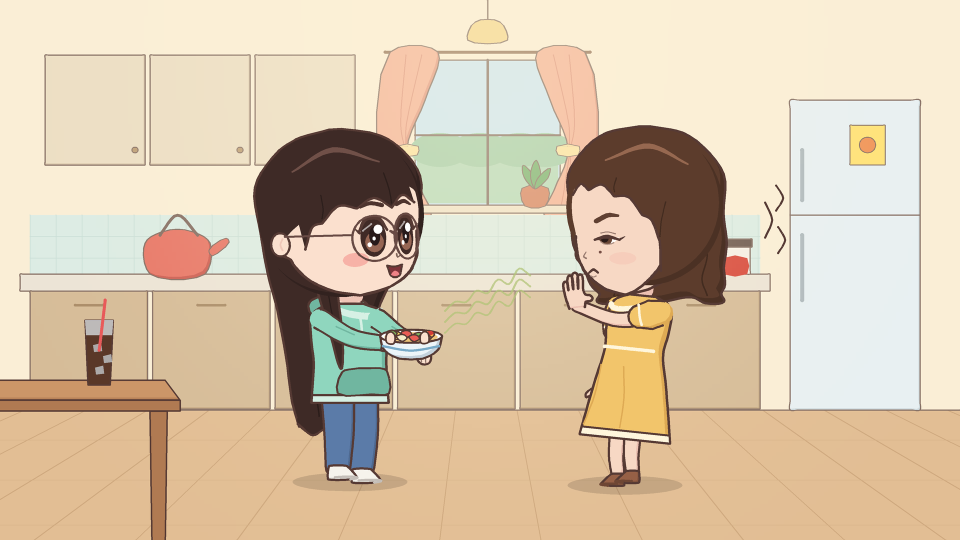
#> input picture experiments/prototype_v2/v2b_approved/scene_test.png, 1920 x 1080 px (shown at 1/2 size)
$ python -i filmic.py   (imports and definitions only)
#> lines starting #> are read from the running program, lines starting #| are printed output that depends on the picture
#> further down, picture is the input picture: PIL image 1920x1080 RGB; mean R, G, B 215.8, 197.5, 171.6
"""Optional "filmic" look for the flat illustrations (VISUAL_LOOK=filmic): fine surface texture, soft bloom around lights,
an S-curve with warm highlights and cool shadows. Pure Pillow. Highlights are compressed (soft knee) so whites never burn out."""

from __future__ import annotations

from PIL import Image, ImageChops, ImageFilter


def _knee(v: int) -> int:
    return v if v < 205 else int(205 + (v - 205) * 0.45)


def _curve(v: int) -> int:
    t = v / 255
    return int(255 * (t * 0.55 + (t * t * (3 - 2 * t)) * 0.45))


def filmic(img: Image.Image) -> Image.Image:
    rgb = img.convert("RGB")
    w, h = rgb.size
#> w = 1920; h = 1080
    # 1) surface texture: multi-scale noise nudges brightness (concrete, brushed metal, skin) at low amplitude
    tex = Image.new("L", (w, h), 128)
#> tex: PIL image 1920x1080 L; every value is 128
    for scale, amp in ((2, 0.05), (6, 0.035), (24, 0.03)):
        n = Image.effect_noise((max(2, w // scale), max(2, h // scale)), 40).resize((w, h), Image.BICUBIC)
        n = n.point(lambda v, a=amp: int(128 + (v - 128) * a))
        tex = ImageChops.add(tex, n, 1.0, -128)
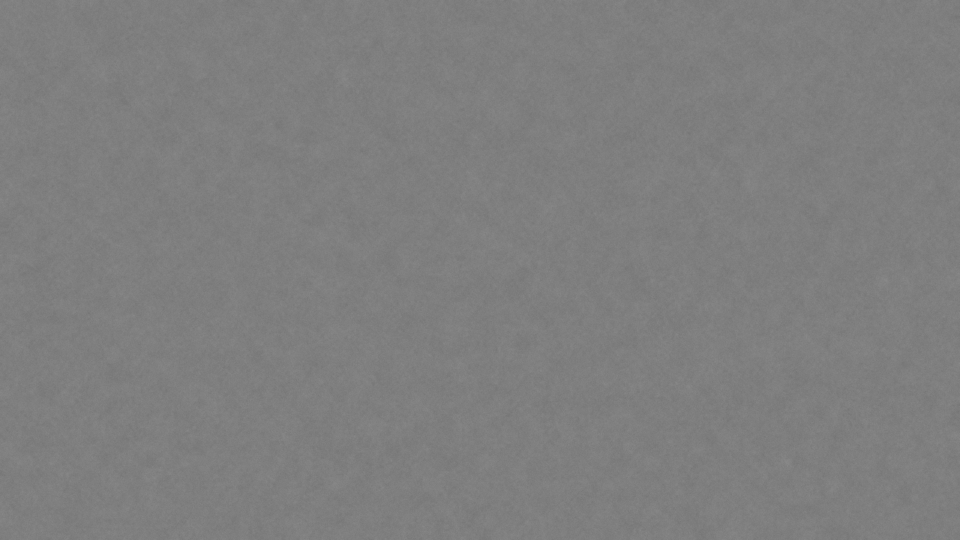
#> tex: PIL image 1920x1080 L (shown at 1/2 size); min 116, max 137, mean 126.5
    tex_rgb = Image.merge("RGB", (tex, tex, tex))
    out = ImageChops.add(rgb, tex_rgb, 1.0, -128)
    # 2) bloom: only genuinely bright areas glow, kept modest
    lum = out.convert("L").point(lambda v: max(0, v - 200) * 3)
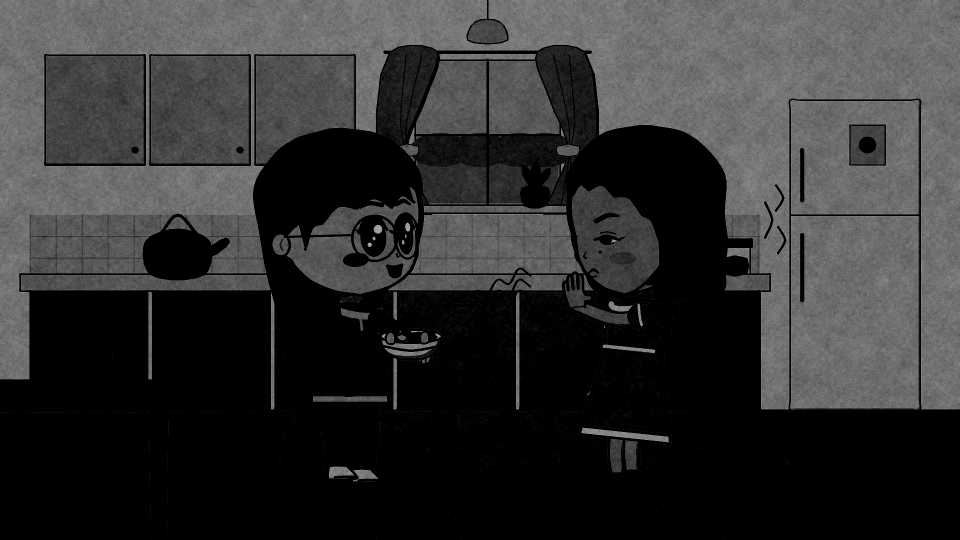
#> lum: PIL image 1920x1080 L (shown at 1/2 size); min 0, max 165, mean 49.4
    glow = lum.filter(ImageFilter.GaussianBlur(max(6, h // 55)))
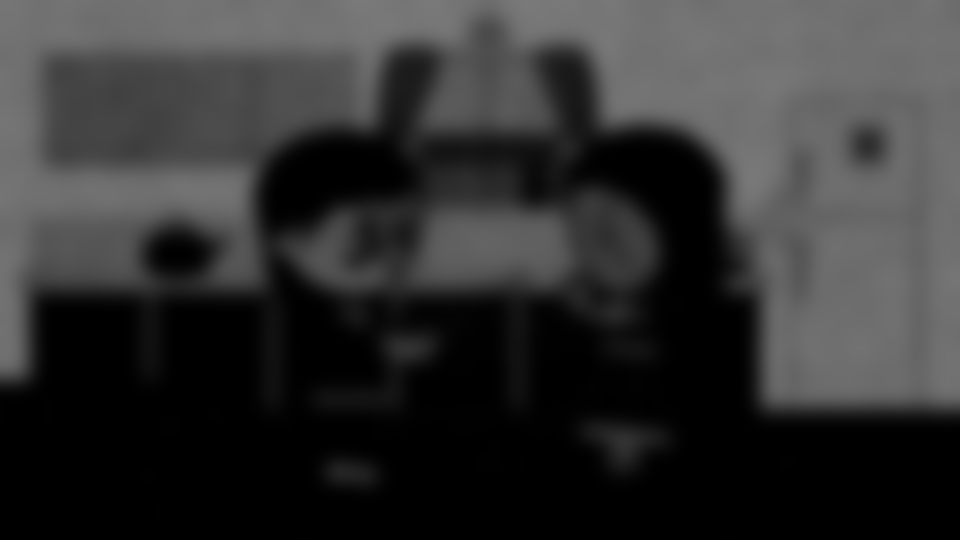
#> glow: PIL image 1920x1080 L (shown at 1/2 size); min 0, max 122, mean 49.4
    glow_rgb = ImageChops.multiply(out, Image.merge("RGB", (glow, glow, glow))).point(lambda v: int(v * 0.55))
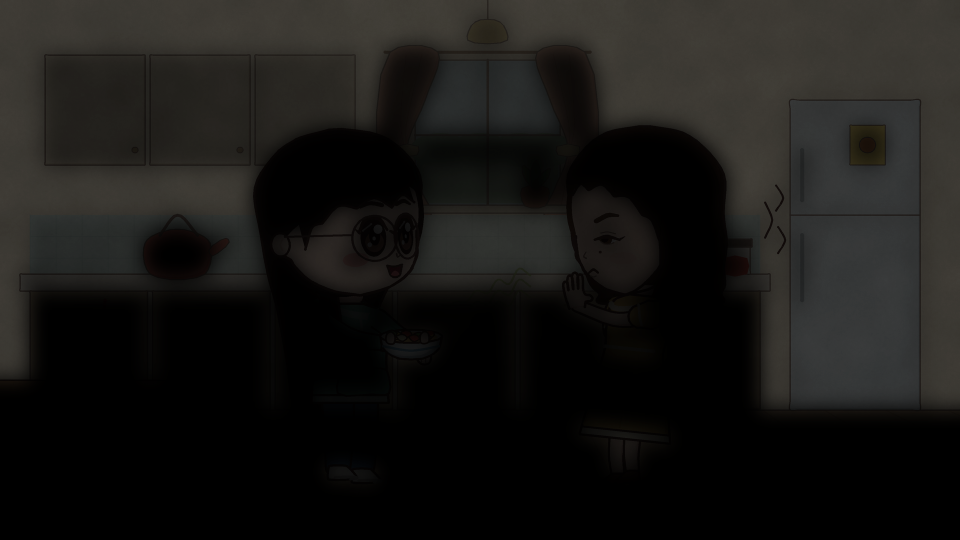
#> glow_rgb: PIL image 1920x1080 RGB (shown at 1/2 size); mean R, G, B 24.5, 23.6, 21.6
    out = ImageChops.screen(out, glow_rgb)
    # 3) tone: soft highlight knee + gentle S-curve, then split-tone (warm highlights, cool shadows)
    out = out.point(_knee).point(_curve)
    r, g, b = out.split()
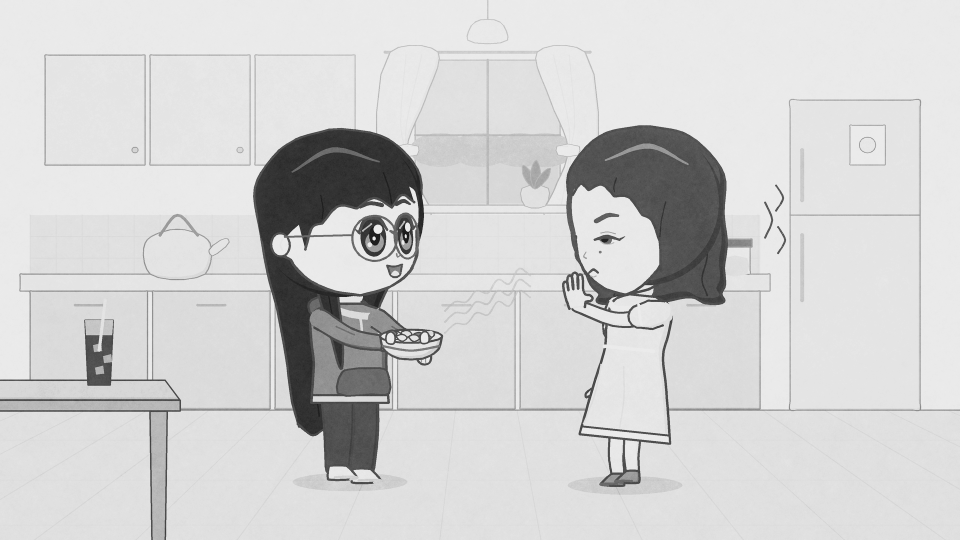
#> r: PIL image 1920x1080 L (shown at 1/2 size); min 9, max 235, mean 209.3
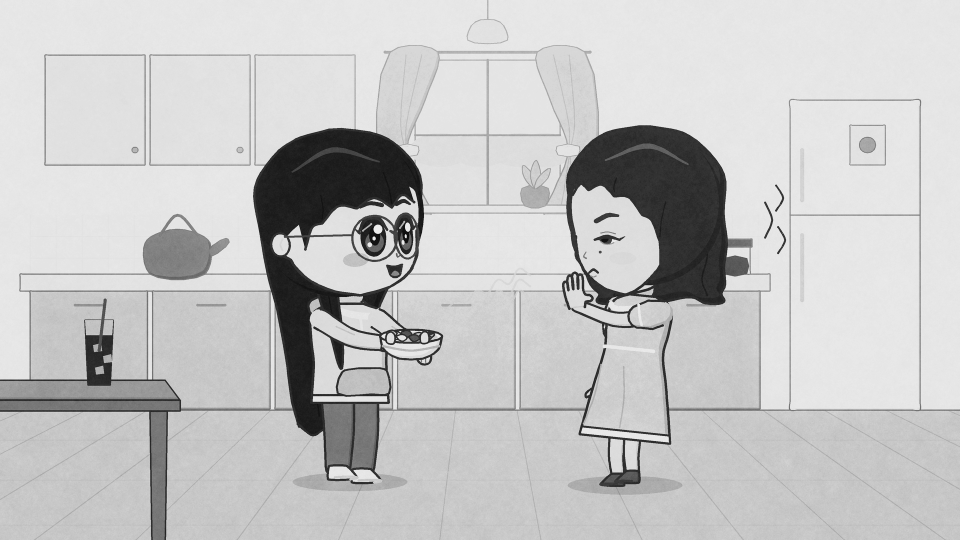
#> g: PIL image 1920x1080 L (shown at 1/2 size); min 0, max 235, mean 196.8
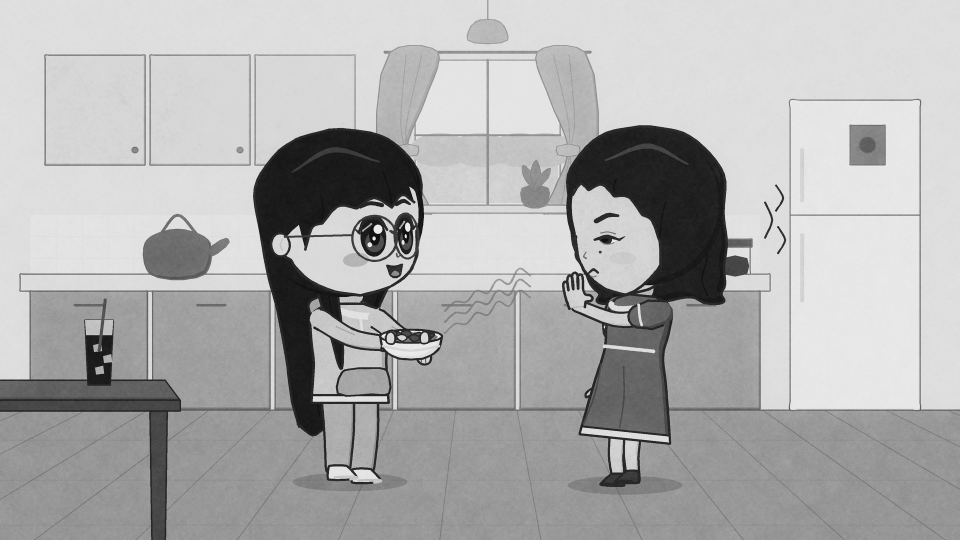
#> b: PIL image 1920x1080 L (shown at 1/2 size); min 0, max 235, mean 174.4
    r = r.point(lambda v: min(255, v + int(8 * v / 255) - int(3 * (255 - v) / 255)))
    b = b.point(lambda v: min(255, max(0, v - int(6 * v / 255) + int(7 * (255 - v) / 255))))
    return Image.merge("RGB", (r, g, b))

>>> from PIL import Image
>>> picture = Image.open('../../../experiments/prototype_v2/v2b_approved/scene_test.png')
>>> result = filmic(picture)

$ run again, on experiments/prototype_v2/v2b_approved/sheet_mom.png
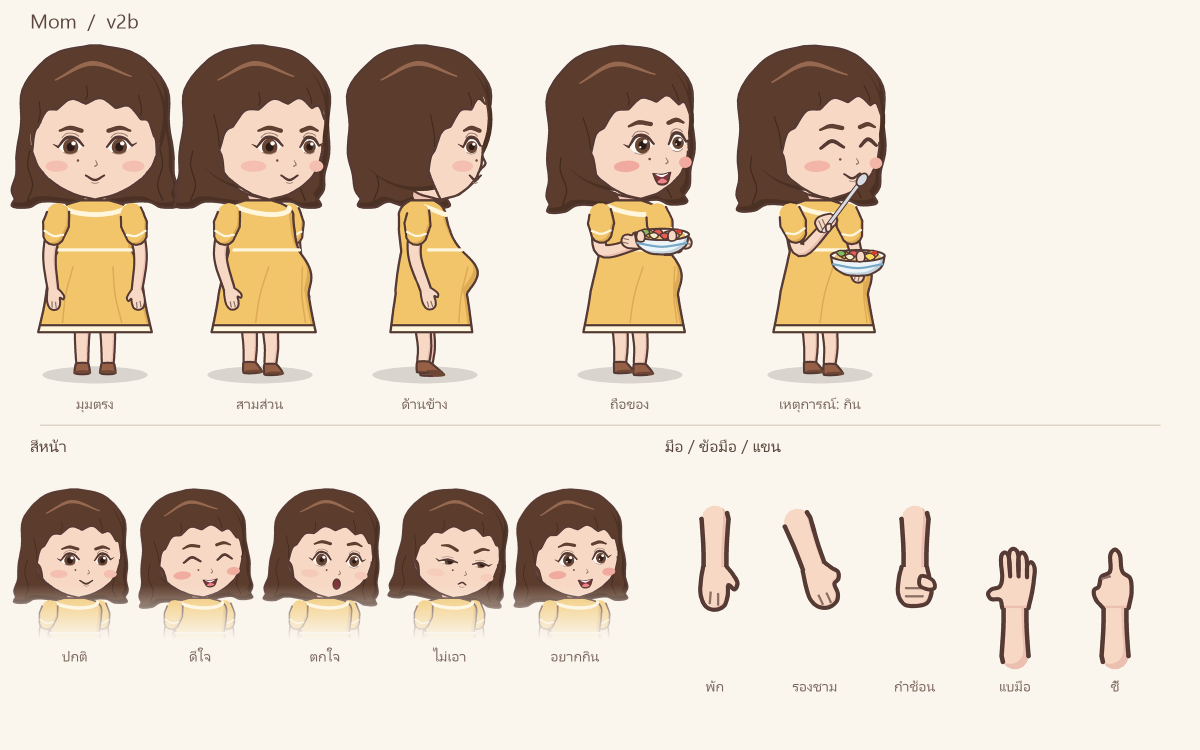
#> input picture experiments/prototype_v2/v2b_approved/sheet_mom.png, 2400 x 1500 px (shown at 1/2 size)
#> picture is the input picture: PIL image 2400x1500 RGB; mean R, G, B 225.7, 213.6, 199.8
#> in filmic, `glow_rgb = ImageChops.multiply(out, Image.merge("RGB", (glow, glow, gl..`:
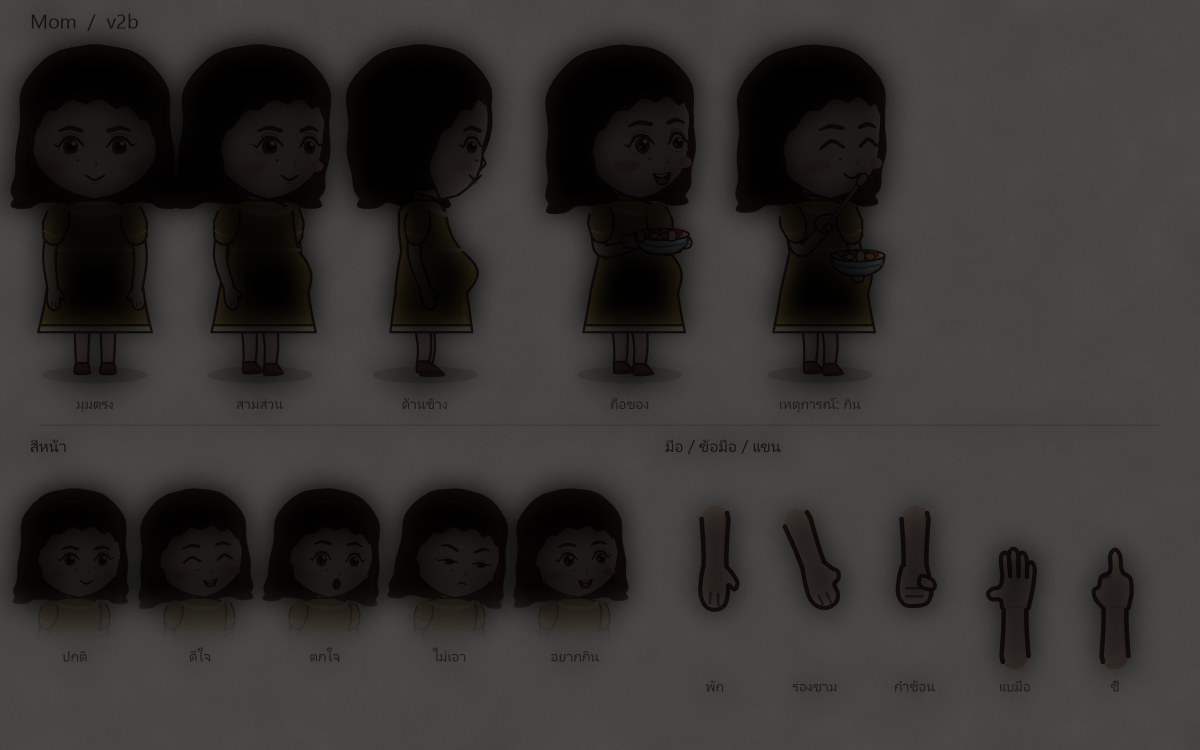
#> glow_rgb: PIL image 2400x1500 RGB (shown at 1/2 size); mean R, G, B 51, 49.4, 47.4
#> in filmic, `r, g, b = out.split()`:
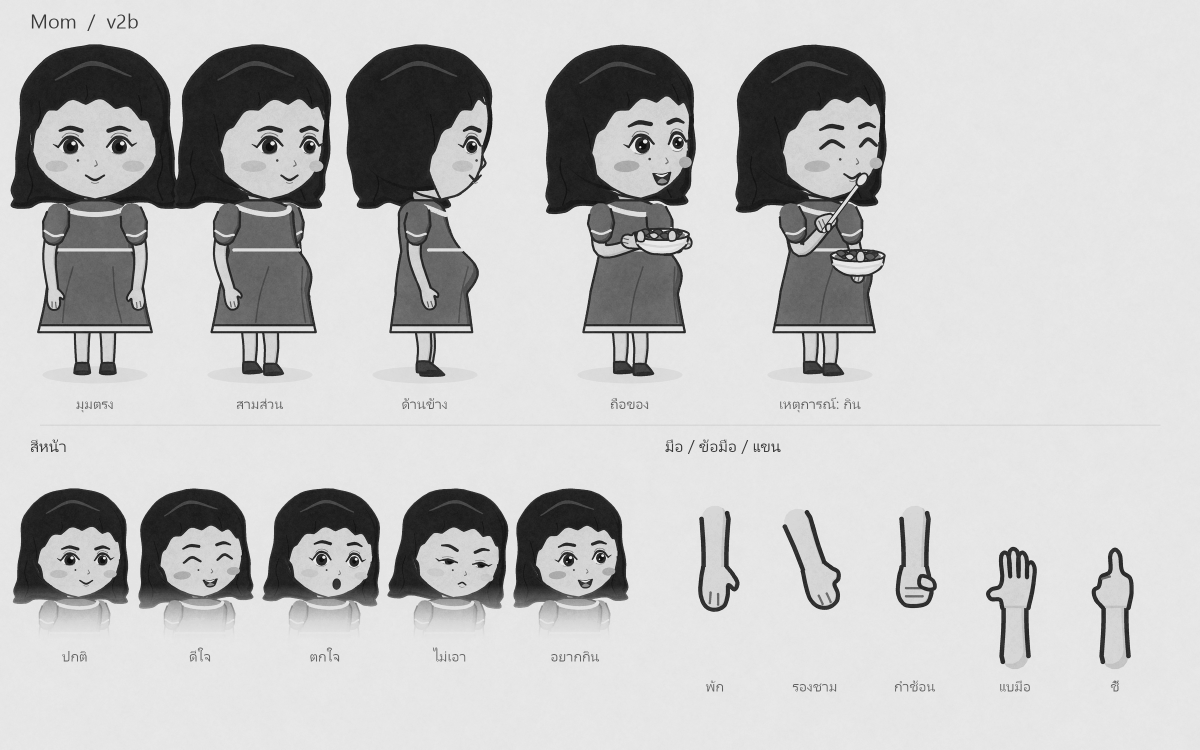
#> b: PIL image 2400x1500 L (shown at 1/2 size); min 1, max 235, mean 194.2
